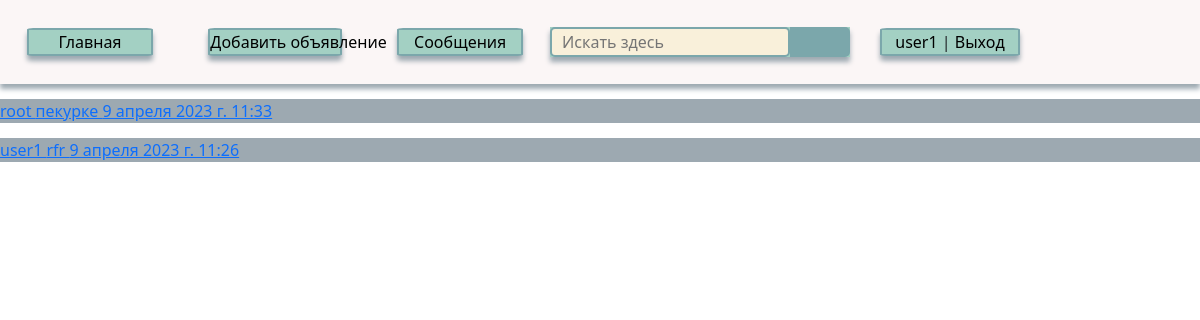
The app's page /message (signed in) with its own data.
### main/models.py (models this page shows, shortened)
class Message(models.Model):
    sender = models.ForeignKey(Profile, models.SET_NULL, null=True, blank=True)
    recipient = models.ForeignKey(Profile, models.SET_NULL, null=True, blank=True, related_name="messages")
    message = models.TextField(max_length=500)
    is_read = models.BooleanField(default=False, null=True)
    created = models.DateTimeField(default=timezone.now)

class Profile(models.Model):
    user = models.OneToOneField(User, on_delete=models.CASCADE)
    bio = models.TextField(max_length=500)
    avatar = models.ImageField(default='2.jpeg', upload_to='profile_images')
    email = models.EmailField(blank=True)
    birthday = models.DateField(null=True, blank=True)
    slug = models.SlugField(unique=True, null=True)
    def __str__(self):
        return self.user.username

### main/views.py (the view)
# urls.py: path('message', AllChat.as_view(), name='message'),
class AllChat(DataMixin, ListView):
    model = Message
    template_name = 'main/index/message.html'
    context_object_name = 'Chats'
    def get_context_data(self, *, object_list=None, **kwargs):
        context = super().get_context_data(**kwargs)
        c_def = self.get_using_context(title='Сообщения')
        return context | c_def
    def get_queryset(self):
        message = Message.objects.filter(recipient_id=self.request.user.id).order_by('-created')[:1]
        from_message = Message.objects.filter(sender_id=self.request.user.id).order_by('-created')[:1]
        return message | from_message

### main/utils.py (called while the page is built)
    def get_using_context(self, **kwargs):
        context = kwargs
        cats = Category.objects.all()
        context['menu'] = menu
        context['cats'] = cats
        if 'cat_selected' not in context:
            context['cat_selected'] = 0
        return context

### main/templates/main/index/message.html (shortened to what this page needs)
{% extends 'main/index/base.html' %}
{% block all_content %}
{% for c in Chats %}
{% if c.is_read %}
<a href="#">
    <div id="chat_read" class="chat">{{ c.sender }} {{ c.message }} {{ c.created }}</div>
</a>
{% else %}
<a href="#">
    <div id="chat_not_read" class="chat">{{ c.sender }} {{ c.message }} {{ c.created }}</div>
</a>
{% endif %}
{% endfor %}
{% endblock %}

### main/templates/main/index/base.html (shortened to what this page needs)
<!doctype html>
<html lang="ru" xmlns="http://www.w3.org/1999/html">
<head>
    {% load main_tags %}
    {% load static %}
    <link href="https://cdn.jsdelivr.net/npm/bootstrap@5.3.0-alpha1/dist/css/bootstrap.min.css" rel="stylesheet"
>
    <link rel="stylesheet" href="{% static 'Css/style.css' %}">
</head>
<body>
{% block header %}
<div class="text-center" id="header">
    {% for m in menu%}
    {% if m.title == Поиск%}
    <div class="search">
        <input type="text" placeholder="Искать здесь">
        <button type="submit"></button>
    </div>
    {% else %}
    <div class="home">
        <a href="{% url m.url_name %}">{{ m.title }}</a>
    </div>
    {% endif %}
    {% endfor %}
    {% if request.user.is_authenticated%}
    <div class="home">
        <a href="{% url 'profile_user' request.user.profile.slug %}">{{ user.username }}</a> |
        <a href="{% url 'logout' %}">Выход</a>
    </div>
    {% endif %}
</div>
{% endblock %}
{% block all_content %}{% endblock %}
</body>
</html>

### static/Css/style.css (style rules this page uses)
* { margin: 0; padding: 0; box-sizing: border-box; }
#header { background: rgb(251, 246, 246); height: 7vmax; width: 100%; display: grid; grid-template-columns: 1fr 1fr 1fr 300px 200px 150px; box-shadow: 0 5px 5px #9da9b1; justify-content: center; }
.search { background: #A3D0C3; width: 100%; height: 30px; display: grid; grid-template-columns: 80% 20%; box-shadow: 0 5px 5px #9da9b1; justify-self: center; align-self: center; margin: 5px; }
.search input { padding-left: 10px; border: 2px solid #7BA7AB; border-radius: 5px; outline: none; background: #F9F0DA; color: #9E9C9C; }
.search button { grid-column: 2/3; width: 100%; height: 100%; border: none; background: #7BA7AB; border-radius: 0 5px 5px 0; cursor: pointer; }
.search button::before { content: "\f002"; font-family: FontAwesome; font-size: 16px; color: #F9F0DA; }
.home { width: 70%; margin: 5px; border: 2px solid #7BA7AB; box-shadow: 0 5px 5px #9da9b1; background: #A3D0C3; border-radius: 5%; display: inline; justify-self: center; align-self: center; white-space: nowrap; }
.home a { width: 100%; text-align: center; color: black; text-decoration: none; justify-self: center; align-self: center; }
#chat_not_read { background: #9da9b1; }
.chat { margin-top: 15px; }

### records on screen
Message: sender "root", message "пекурке", created "9 апреля 2023 г. 11:33"
Message: sender "user1", message "rfr", created "9 апреля 2023 г. 11:26"

### other values on screen
{{ m.title }} "Главная" "Добавить объявление" "Сообщения"
{{ user.username }} "user1"
